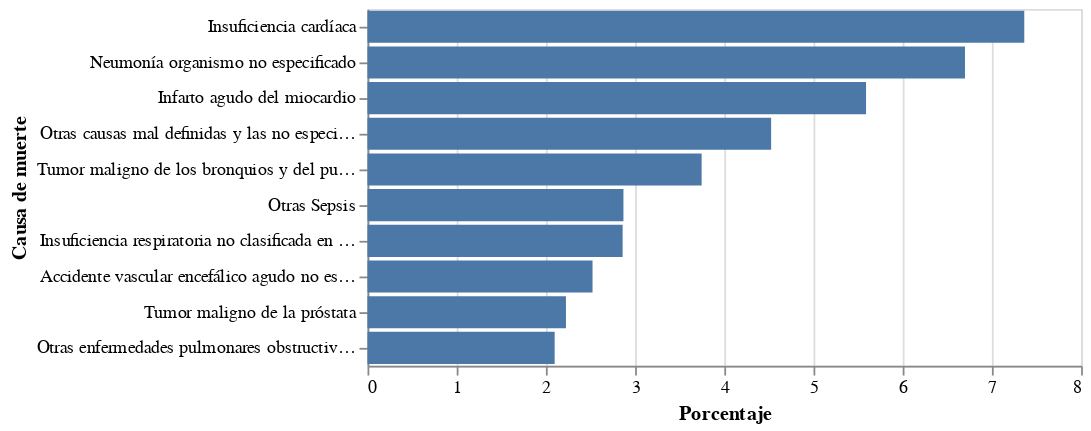

The notebook cell saved with this chart:
### Code cell
#Varones
alt.Chart(df_bycause4).mark_bar(color='#4c78a8').encode(
    x=alt.X('PORCENTAJE:Q', 
          title='Porcentaje'),
    y=alt.Y('Causa de muerte:N', 
          title='Causa de muerte', 
          axis=alt.Axis(labelAngle=0),
          sort='-x')
)

### Figure 1 — Vega-Lite specification as saved in the notebook (floating-point values rounded to 4 significant figures)
{"config": {"view": {"continuousWidth": 400, "continuousHeight": 300}}, "data": {"name": "data-fe448b9b056c46a01e3694af8710e00b"}, "mark": {"type": "bar", "color": "#4c78a8"}, "encoding": {"x": {"type": "quantitative", "field": "PORCENTAJE", "title": "Porcentaje"}, "y": {"type": "nominal", "axis": {"labelAngle": 0}, "field": "Causa de muerte", "sort": "-x", "title": "Causa de muerte"}}, "$schema": "https://vega.github.io/schema/vega-lite/v4.8.1.json", "datasets": {"data-fe448b9b056c46a01e3694af8710e00b": [{"Sexo": "Varón", "Causa de muerte": "Insuficiencia cardíaca", "CUENTA": 113034, "PORCENTAJE": 7.363}, {"Sexo": "Varón", "Causa de muerte": "Neumonía organismo no especificado", "CUENTA": 102829, "PORCENTAJE": 6.698}, {"Sexo": "Varón", "Causa de muerte": "Infarto agudo del miocardio", "CUENTA": 85801, "PORCENTAJE": 5.589}, {"Sexo": "Varón", "Causa de muerte": "Otras causas mal definidas y las no especificadas de mortalidad", "CUENTA": 69464, "PORCENTAJE": 4.525}, {"Sexo": "Varón", "Causa de muerte": "Tumor maligno de los bronquios y del pulmón", "CUENTA": 57506, "PORCENTAJE": 3.746}, {"Sexo": "Varón", "Causa de muerte": "Otras Sepsis", "CUENTA": 44046, "PORCENTAJE": 2.869}, {"Sexo": "Varón", "Causa de muerte": "Insuficiencia respiratoria no clasificada en otra parte", "CUENTA": 43910, "PORCENTAJE": 2.86}, {"Sexo": "Varón", "Causa de muerte": "Accidente vascular encefálico agudo no especificado como hemorrágico o isquémico", "CUENTA": 38730, "PORCENTAJE": 2.523}, {"Sexo": "Varón", "Causa de muerte": "Tumor maligno de la próstata", "CUENTA": 34154, "PORCENTAJE": 2.225}, {"Sexo": "Varón", "Causa de muerte": "Otras enfermedades pulmonares obstructivas crónicas", "CUENTA": 32210, "PORCENTAJE": 2.098}]}}
